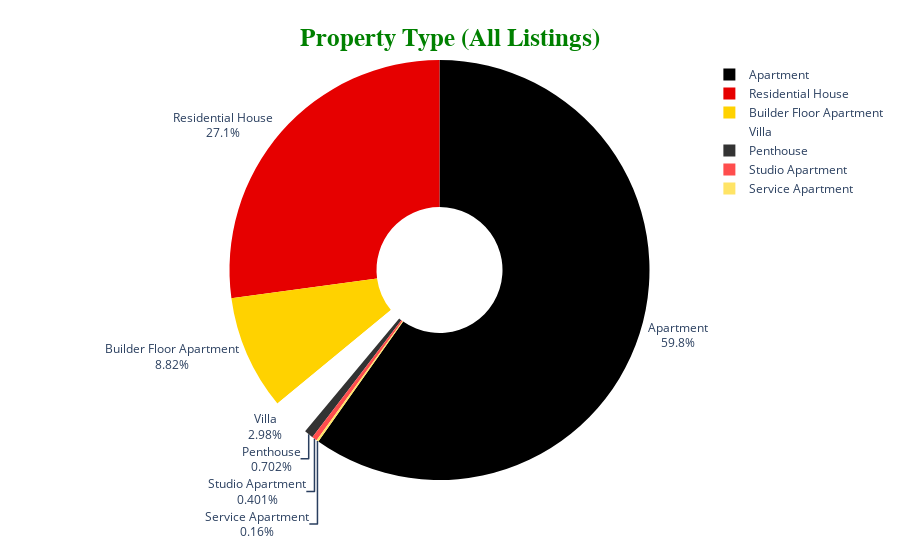

Write notebook code for a chart like this one.
### Code cell
prop = df['property_type'].value_counts()
prop = dict(prop)

fig = px.pie(values=list(prop.values()), names=list(prop.keys()), hole=0.3,
            color_discrete_sequence=px.colors.sequential.Hot)
fig.update_traces(textposition='outside', textinfo='percent+label')

fig.update_layout(title_text="<b>Property Type (All Listings)</b>",
                 title_font_size=25,
                 title_font_color='green',
                 title_font_family='Titillium Web',
                 title_x=0.5,
                 title_y=0.95,
                 title_xanchor='center',
                 title_yanchor='top'
                 )

### Figure 1 — Plotly figure (JSON) as saved in the notebook; plotly's stock layout.template omitted (floating-point values rounded to 4 significant figures)
{"data": [{"domain": {"x": [0, 1], "y": [0, 1]}, "hole": 0.3, "hovertemplate": "label=%{label}<br>value=%{value}<extra></extra>", "labels": ["Apartment", "Residential House", "Builder Floor Apartment", "Villa", "Penthouse", "Studio Apartment", "Service Apartment"], "legendgroup": "", "name": "", "showlegend": true, "textinfo": "percent+label", "textposition": "outside", "type": "pie", "values": [5964, 2708, 880, 297, 70, 40, 16]}], "layout": {"legend": {"tracegroupgap": 0}, "margin": {"t": 60}, "piecolorway": ["rgb(0,0,0)", "rgb(230,0,0)", "rgb(255,210,0)", "rgb(255,255,255)"], "title": {"font": {"color": "green", "family": "Titillium Web", "size": 25}, "text": "<b>Property Type (All Listings)</b>", "x": 0.5, "xanchor": "center", "y": 0.95, "yanchor": "top"}}}
